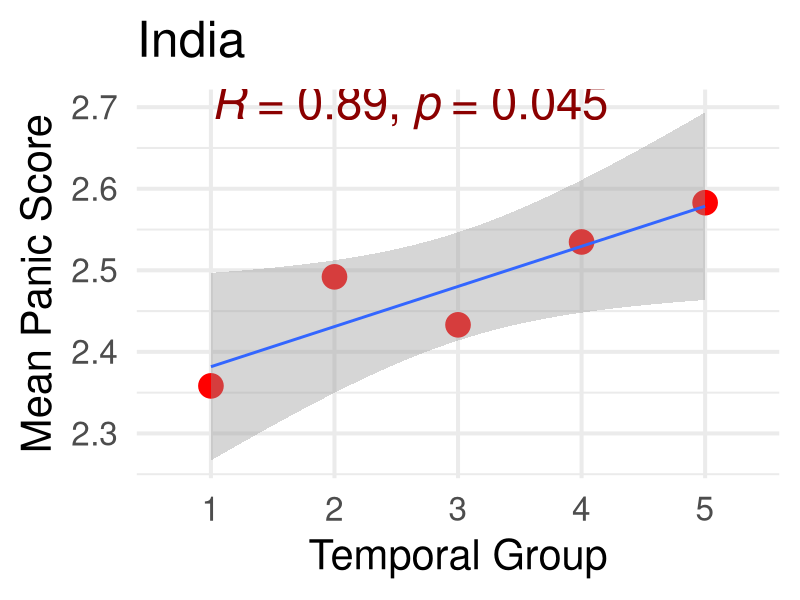
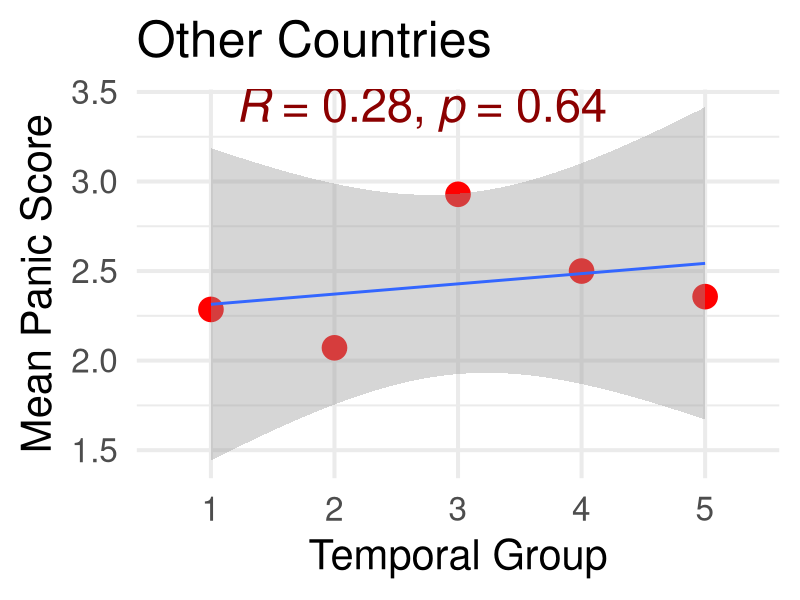

These figures' R source, in order: (Note: this script raises an error after producing the figures.)
# install.packages("data.table")
library(data.table)
# install.packages("ggplot2")
library(ggplot2)
# install.packages("ggpubr")
library(ggpubr)


# Current path of the source script
sourcePATH <- "C:\\Users\\CSSC\\Desktop\\Lockdown\\Panic\\Analysis\\R Plots\\Scatter\\"
# Set the current working Directory
setwd(sourcePATH)


# Read data matrix from file
Panic_India <- read.table("Panic_Involvement_India.txt", header = TRUE)
PI <- as.data.frame(Panic_India) # Matrix to Data Frame
Panic_Others <- read.table("Panic_Involvement_Others.txt", header = TRUE)
PO <- as.data.frame(Panic_Others) # Matrix to Data Frame


# Read data frame
S1 <- mean(PI$Panic[c(1:187)])
S2 <- mean(PI$Panic[c(188:374)])
S3 <- mean(PI$Panic[c(375:561)])
S4 <- mean(PI$Panic[c(562:748)])
S5 <- mean(PI$Panic[c(749:935)])
PI <- data.frame(
  TemporalGroup = c("1", "2", "3", "4", "5"),
  Mean = c(S1, S2, S3, S4, S5)
  )
# Open a pdf file to save image
pdf("Scatter_TemporalPanic_PI.pdf")
# Generate barplot
p <- ggplot(data=PI, aes(x=TemporalGroup, y=Mean, group=1))
p <- p + geom_point(color="red", size=8)
p <- p + geom_smooth(method=lm)
p <- p + stat_cor(method = "pearson", label.x=1, label.y=2.7, label.sep=", ", size=12, color="darkred") # Add correlation
p <- p + labs(title="India", x="Temporal Group", y="Mean Panic Score") # Title, axes labels
p <- p + theme_minimal(base_size=30) # Other themes = theme_void, theme_bw, theme_classic, theme_dark, theme_economist
p
# Close the pdf file after saving image
dev.off()


# Read data frame
S1 <- mean(PO$Panic[c(1:28)])
S2 <- mean(PO$Panic[c(29:56)])
S3 <- mean(PO$Panic[c(57:84)])
S4 <- mean(PO$Panic[c(85:112)])
S5 <- mean(PO$Panic[c(113:140)])
PO <- data.frame(
  TemporalGroup = c("1", "2", "3", "4", "5"),
  Mean = c(S1, S2, S3, S4, S5)
  )
# Open a pdf file to save image
pdf("Scatter_TemporalPanic_PO.pdf")
# Generate barplot
p <- ggplot(data=PO, aes(x=TemporalGroup, y=Mean, group=1))
p <- p + geom_point(color="red", size=8)
p <- p + geom_smooth(method=lm)
p <- p + stat_cor(method = "pearson", label.x=1.2, label.y=3.4, label.sep=", ", size=12, color="darkred") # Add correlation
p <- p + labs(title="Other Countries", x="Temporal Group", y="Mean Panic Score") # Title, axes labels
p <- p + theme_minimal(base_size=30) # Other themes = theme_void, theme_bw, theme_classic, theme_dark, theme_economist
p
# Close the pdf file after saving image
dev.off()


# Open a pdf file to save image
pdf("Scatter_PI.pdf") 
# Generate scatter plot
p <- ggplot(data=PI, aes(x=Before, y=Panic))
p <- p + geom_point(color="gray", shape=16, size=8)
p <- p + geom_smooth(method=lm)
p <- p + stat_cor(method = "pearson", label.x=0.8, label.y=3.4, label.sep=", ", size=12, color="darkred") # Add correlation
p <- p + labs(title="India", x="Social Media Use (hr)", y="Panic Score") # Title, axes labels
p <- p + theme_classic(base_size=30) # Other themes = theme_bw, theme_minimal, theme_void, theme_dark, theme_economist
p
# Close the pdf file after saving image
dev.off()


# Open a pdf file to save image
pdf("Scatter_PO.pdf") 
# Generate scatter plot
p <- ggplot(data=PO, aes(x=Before, y=Panic))
p <- p + geom_point(color="gray", shape=16, size=8)
p <- p + geom_smooth(method=lm)
p <- p + stat_cor(method = "pearson", label.x=0.8, label.y=3.4, label.sep=", ", size=12, color="darkred") # Add correlation
p <- p + labs(title="Other Countries", x="Social Media Use (hr)", y="Panic Score") # Title, axes labels
p <- p + theme_classic(base_size=30) # Other themes = theme_bw, theme_minimal, theme_void, theme_dark, theme_economist
p
# Close the pdf file after saving image
dev.off()


# Open a pdf file to save image
pdf("Scatter_Lockdown_PI.pdf") 
# Generate scatter plot
p <- ggplot(data=PI, aes(x=After, y=Panic))
p <- p + geom_point(color="gray", shape=16, size=8)
p <- p + geom_smooth(method=lm)
p <- p + stat_cor(method = "pearson", label.x=0.8, label.y=3.4, label.sep=", ", size=12, color="darkred") # Add correlation
p <- p + labs(title="India", x="Lockdown Social Media Use (hr)", y="Panic Score") # Title, axes labels
p <- p + theme_classic(base_size=30) # Other themes = theme_bw, theme_minimal, theme_void, theme_dark, theme_economist
p
# Close the pdf file after saving image
dev.off()


# Open a pdf file to save image
pdf("Scatter_Lockdown_PO.pdf") 
# Generate scatter plot
p <- ggplot(data=PO, aes(x=After, y=Panic))
p <- p + geom_point(color="gray", shape=16, size=8)
p <- p + geom_smooth(method=lm)
p <- p + stat_cor(method = "pearson", label.x=0.8, label.y=3.4, label.sep=", ", size=12, color="darkred") # Add correlation
p <- p + labs(title="Other Countries", x="Lockdown Social Media Use (hr)", y="Panic Score") # Title, axes labels
p <- p + theme_classic(base_size=30) # Other themes = theme_bw, theme_minimal, theme_void, theme_dark, theme_economist
p
# Close the pdf file after saving image
dev.off()


# Open a pdf file to save image
pdf("Scatter_Rise_PI.pdf") 
# Generate scatter plot
p <- ggplot(data=PI, aes(x=Rise, y=Panic))
p <- p + geom_point(color="gray", shape=16, size=8)
p <- p + geom_smooth(method=lm)
p <- p + stat_cor(method = "pearson", label.x=-2.5, label.y=3.4, label.sep=", ", size=12, color="darkred") # Add correlation
p <- p + labs(title="India", x="Rise of Social Media Use (hr)", y="Panic Score") # Title, axes labels
p <- p + theme_classic(base_size=30) # Other themes = theme_bw, theme_minimal, theme_void, theme_dark, theme_economist
p
# Close the pdf file after saving image
dev.off()


# Open a pdf file to save image
pdf("Scatter_Rise_PO.pdf") 
# Generate scatter plot
p <- ggplot(data=PO, aes(x=Rise, y=Panic))
p <- p + geom_point(color="gray", shape=16, size=8)
p <- p + geom_smooth(method=lm)
p <- p + stat_cor(method = "pearson", label.x=-0.6, label.y=3.4, label.sep=", ", size=12, color="darkred") # Add correlation
p <- p + labs(title="Other Countries", x="Rise of Social Media Use (hr)", y="Panic Score") # Title, axes labels
p <- p + theme_classic(base_size=30) # Other themes = theme_bw, theme_minimal, theme_void, theme_dark, theme_economist
p
# Close the pdf file after saving image
dev.off()


# Read data matrix from file
Panic_Vaccine_India <- read.table("Panic_Vaccine_India.txt", header = TRUE)
PVI <- as.data.frame(Panic_Vaccine_India) # Matrix to Data Frame
Panic_Vaccine_Others <- read.table("Panic_Vaccine_Others.txt", header = TRUE)
PVO <- as.data.frame(Panic_Vaccine_Others) # Matrix to Data Frame


# Open a pdf file to save image
pdf("Scatter_Vaccine_PI.pdf") 
# Generate scatter plot
p <- ggplot(data=PVI, aes(x=Vaccine, y=Panic))
p <- p + geom_point(color="gray", shape=16, size=8)
p <- p + geom_smooth(method=lm)
p <- p + stat_cor(method = "pearson", label.x=0.8, label.y=3.4, label.sep=", ", size=12, color="darkred") # Add correlation
p <- p + labs(title="India", x="Time to get vaccine (months)", y="Panic Score") # Title, axes labels
p <- p + theme_classic(base_size=30) # Other themes = theme_bw, theme_minimal, theme_void, theme_dark, theme_economist
p
# Close the pdf file after saving image
dev.off()


# Open a pdf file to save image
pdf("Scatter_Vaccine_PO.pdf") 
# Generate scatter plot
p <- ggplot(data=PVO, aes(x=Vaccine, y=Panic))
p <- p + geom_point(color="gray", shape=16, size=8)
p <- p + geom_smooth(method=lm)
p <- p + stat_cor(method = "pearson", label.x=0.8, label.y=3.4, label.sep=", ", size=12, color="darkred") # Add correlation
p <- p + labs(title="Other Countries", x="Time to get vaccine (months)", y="Panic Score") # Title, axes labels
p <- p + theme_classic(base_size=30) # Other themes = theme_bw, theme_minimal, theme_void, theme_dark, theme_economist
p
# Close the pdf file after saving image
dev.off()
